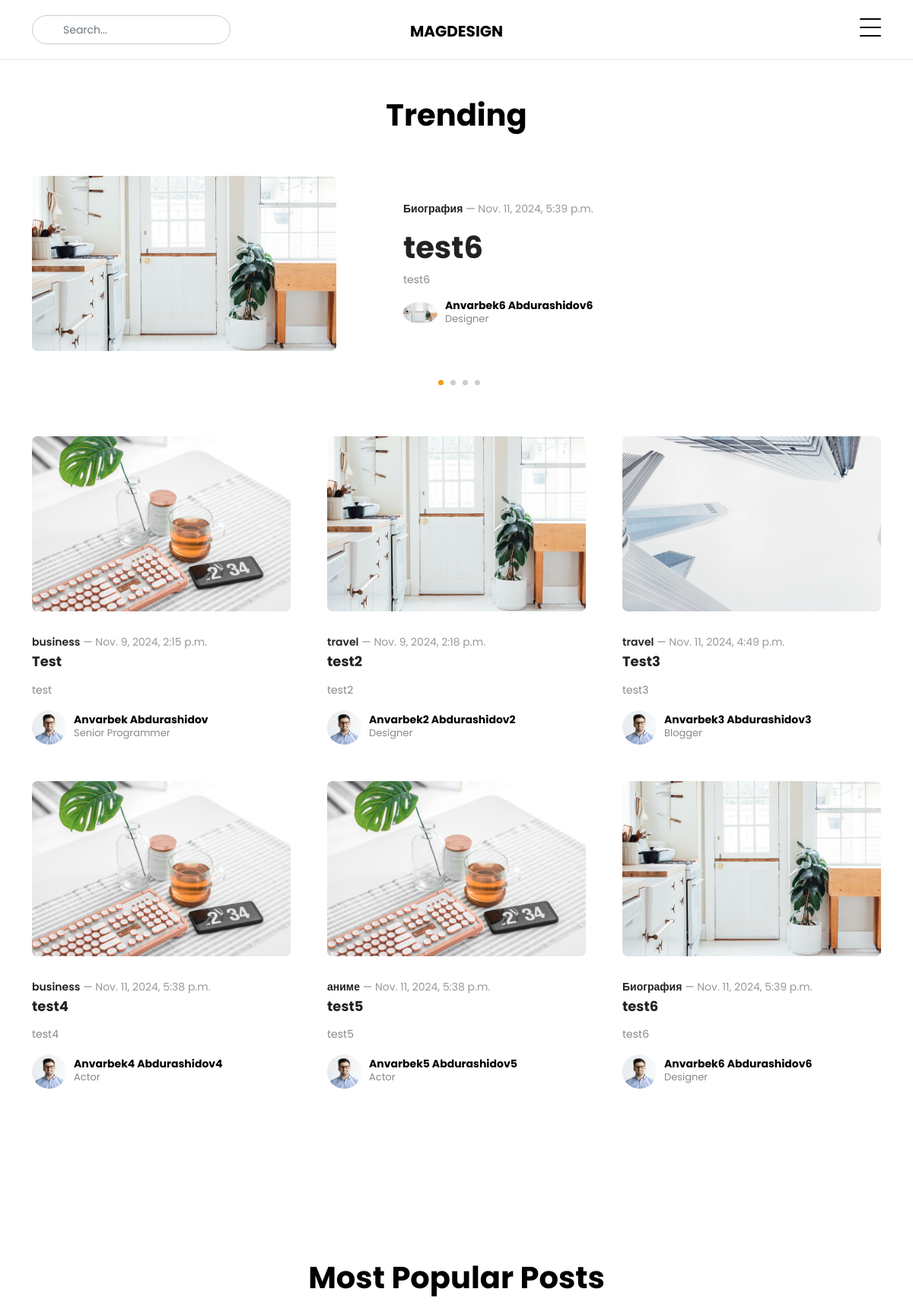
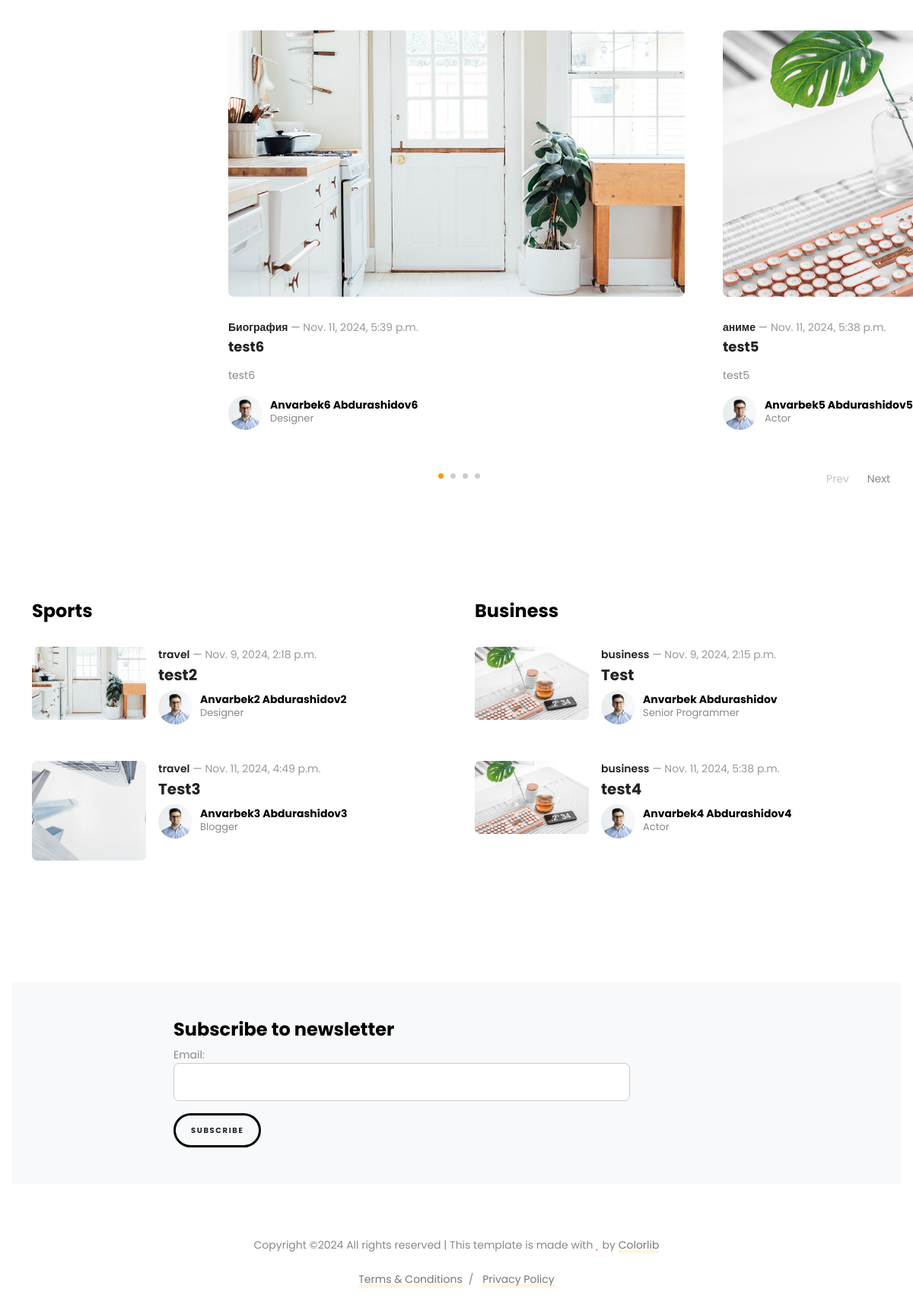
The page / on the database its author committed (2 pictures, top to bottom).
### magazine/models.py (models this page shows, shortened)
class Post(models.Model):
    image = models.ImageField(upload_to='posts_image/')
    category = models.CharField(max_length=221)
    title = models.CharField(max_length=221)
    description = RichTextField()
    description2 = RichTextField()
    author_image = models.ImageField(upload_to='author_image/')
    author_name = models.CharField(max_length=221)
    author_job = models.CharField(max_length=221)
    post_add_time = models.DateTimeField(auto_now_add=True)

### magazine/views.py (the view)
# urls.py: path('', index, name='index'),
def index(request):
    post = Post.objects.all()
    post_business = Post.objects.filter(category='business')[:3]
    post_travel = Post.objects.filter(category='travel')[:3]
    recently_posts = Post.objects.order_by('-id')[:4]
    category = Post.objects.values_list('category', flat=True).distinct()
    category_post = Post.objects.all()[:3]
    email_form = EmailForm()
    if request.method == 'POST':
        email_form = EmailForm(data=request.POST)
        if email_form.is_valid:
            email_form.save()
    context = {
        'index': post,
        'email_form': email_form,
        'recently_posts': recently_posts,
        'category_post': category_post,
        'categories': category,
        'post_business': post_business,
        'post_travel': post_travel,
    }
    return render(request, 'index.html', context)

### magazine/forms.py
class EmailForm(forms.ModelForm):
    class Meta:
        model = SendEmail
        fields = '__all__'
        widgets = {
            'email': forms.TextInput(attrs={'class': 'form-control', 'style': 'width: 600px; border'}),
        }

### templates/index.html (shortened to what this page needs)
<!doctype html>
{% load static %}
<html lang="en">
<head>
    <link rel="stylesheet" href="{% static 'fonts/icomoon/style.css'  %}">
    <link rel="stylesheet" href="{% static 'fonts/flaticon/font/flaticon.css' %}">
    <link rel="stylesheet" href="{% static 'css/tiny-slider.css' %}">
    <link rel="stylesheet" href="{% static 'css/glightbox.min.css' %}">
    <link rel="stylesheet" href="{% static 'css/aos.css' %}">
    <link rel="stylesheet" href="{% static 'css/style.css' %}">
</head>
<body>
<nav class="site-nav">
    <div class="container">
        <div class="site-navigation">
            <div class="row">
                <div class="col-md-6 text-center order-1 order-md-2 mb-3 mb-md-0">
                    <a href="{% url 'index' %}" class="logo m-0 text-uppercase">MagDesign</a>
                </div>
                <div class="col-md-3 order-3 order-md-1">
                    <form action="{% url 'search' %}" class="search-form">
                        <input name="search" type="search" class="form-control" placeholder="Search...">
                    </form>
                </div>
                <div class="col-md-3 text-end order-2 order-md-3 mb-3 mb-md-0">
                    <div class="d-flex">
                        <a
                                class="burger ms-auto float-end site-menu-toggle js-menu-toggle d-inline-block"
                                data-toggle="collapse" data-target="#main-navbar">
                            <span></span>
                        </a>
                    </div>
                </div>
            </div>
        </div>
    </div>
</nav>
<div class="section pt-5 pb-0">
    <div class="container">
        <div class="row justify-content-center mb-5">
            <div class="col-lg-7 text-center">
                <h2 class="heading">Trending</h2>
            </div>
        </div>
        <div class="row">
            <div class="col-lg-12">
                <div class="posts-slide-wrap">
                    <div class="posts-slide" id="posts-slide">
                        {% for post in recently_posts %}
                        <div class="item">
                            <div class="post-entry d-lg-flex">
                                <div class="me-lg-5 thumbnail mb-4 mb-lg-0">
                                    <a href="{% url 'details' post.id %}">
                                        <img src="{{ post.image.url }}" alt="Image" class="img-fluid"
                                             style="height: 230px; width: 400px">
                                    </a>
                                </div>
                                <div class="content align-self-center">
                                    <div class="post-meta mb-3">
                                        <a href="{% url 'index' %}" class="category">{{post.category}}</a>
                                        &mdash;
                                        <span class="date">{{post.post_add_time}}</span>
                                    </div>
                                    <h2 class="heading"><a href="{% url 'details' post.id %}">{{post.title}}</a></h2>
                                    <p>{{post.description}}</p>
                                    <a href="{% url 'index' %}" class="post-author d-flex align-items-center">
                                        <div class="author-pic">
                                            <img src="{{post.image.url}}" alt="Image">
                                        </div>
                                        <div class="text">
                                            <strong>{{post.author_name}}</strong>
                                            <span>{{post.author_job}}</span>
                                        </div>
                                    </a>
                                </div>
                            </div>
                        </div>
                        {% endfor %}
                    </div>
                </div>
            </div>
        </div>
    </div>
</div>
<div class="section">
    <div class="container">
        <div class="row g-5">
            {% for post in index %}
            <div class="col-lg-4">
                <div class="post-entry d-block small-post-entry-v">
                    <div class="thumbnail">
                        <a href="{% url 'details' post.id %}">
                            <img src="{{post.image.url}}" alt="Image" class="img-fluid"
                                 style="height: 230px; width: 400px">
                        </a>
                    </div>
                    <div class="content">
                        <div class="post-meta mb-1">
                            <a href="{% url 'index' %}" class="category">{{post.category}}</a>
                            &mdash;
                            <span class="date">{{post.post_add_time}}</span>
                        </div>
                        <h2 class="heading mb-3"><a href="{% url 'details' post.id %}">{{post.title}}</a></h2>
                        <p>{{post.description}}</p>
                        <a href="{% url 'index' %}" class="post-author d-flex align-items-center">
                            <div class="author-pic">
                                <img src="{{post.author_image.url}}" alt="Image">
                            </div>
                            <div class="text">
                                <strong>{{post.author_name}}</strong>
                                <span>{{post.author_job}}</span>
                            </div>
                        </a>
                    </div>
                </div>
            </div>
            {% endfor %}
        </div>
    </div>
</div>
<div class="section">
    <div class="container">
        <div class="row justify-content-center mb-5">
            <div class="col-lg-7 text-center">
                <h2 class="heading">Most Popular Posts</h2>
            </div>
        </div>
    </div>
    <div class="most-popular-slider-wrap px-3 px-md-0">
        <div id="most-popular-nav">
            <span class="prev" data-controls="prev">Prev</span>
            <span class="next" data-controls="next">Next</span>
        </div>
        <div class="most-popular-slider" id="most-popular-center">
            {% for post in recently_posts %}
            <div class="item">
                <div class="post-entry d-block small-post-entry-v">
                    <div class="thumbnail">
                        <a href="{% url 'details' post.id %}">
                            <img src="{{post.image.url}}" alt="Image" class="img-fluid"
                                 style="height: 350px; width: 650px">
                        </a>
                    </div>
                    <div class="content">
                        <div class="post-meta mb-1">
                            <a href="{% url 'index' %}" class="category">{{post.category}}</a>
                            &mdash;
                            <span class="date">{{post.post_add_time}}</span>
                        </div>
                        <h2 class="heading mb-3"><a href="{% url 'details' post.id %}">{{post.title}}</a></h2>
                        <p>{{post.description}}</p>
                        <a href="{% url 'index' %}" class="post-author d-flex align-items-center">
                            <div class="author-pic">
                                <img src="{{post.author_image.url}}" alt="Image">
                            </div>
                            <div class="text">
                                <strong>{{post.author_name}}</strong>
                                <span>{{post.author_job}}</span>
                            </div>
                        </a>
                    </div>
                </div>
            </div>
            {% endfor %}
        </div>
    </div>
</div>
<div class="section">
    <div class="container">
        <div class="row g-5">
            <div class="col-lg-6">
                <div class="row mb-4">
                    <div class="col-12">
                        <h2 class="h4 fw-bold">Sports</h2>
                    </div>
                </div>
                <div class="row justify-content-center">
                    {% for post in post_travel %}
                    <div class="col-lg-12">
                        <div class="post-entry d-md-flex xsmall-horizontal mb-5">
                            <div class="me-md-3 thumbnail mb-3 mb-md-0">
                                <a href="{% url 'details' post.id  %}">
                                    <img src="{{post.image.url}}" alt="Image" class="img-fluid">
                                </a>
                            </div>
                            <div class="content">
                                <div class="post-meta mb-1">
                                    <a href="{% url 'index' %}" class="category">{{post.category}}</a>
                                    &mdash;
                                    <span class="date">{{post.post_add_time}}</span>
                                </div>
                                <h2 class="heading"><a href="{% url 'details' post.id  %}">{{post.title}}</a></h2>
                                <a href="{% url 'index' %}" class="post-author d-flex align-items-center">
                                    <div class="author-pic">
                                        <img src="{{post.author_image.url}}" alt="Image">
                                    </div>
                                    <div class="text">
                                        <strong>{{post.author_name}}</strong>
                                        <span>{{post.author_job}}</span>
                                    </div>
                                </a>
                            </div>
                        </div>
                    </div>
                    {% endfor %}
                </div>
            </div>
            <div class="col-lg-6">
                <div class="row mb-4">
                    <div class="col-12">
                        <h2 class="h4 fw-bold">Business</h2>
                    </div>
                </div>
                <div class="row justify-content-center">
                    {% for post in post_business %}
                    <div class="col-lg-12">
                        <div class="post-entry d-md-flex xsmall-horizontal mb-5">
                            <div class="me-md-3 thumbnail mb-3 mb-md-0">
                                <a href="{% url 'details' post.id  %}">
                                    <img src="{{post.image.url}}" alt="Image" class="img-fluid">
                                </a>
                            </div>
                            <div class="content">
                                <div class="post-meta mb-1">
                                    <a href="{% url 'index' %}" class="category">{{post.category}}</a>
                                    &mdash;
                                    <span class="date">{{post.post_add_time}}</span>
                                </div>
                                <h2 class="heading"><a href="{% url 'details' post.id  %}">{{post.title}}</a></h2>
                                <a href="{% url 'index' %}" class="post-author d-flex align-items-center">
                                    <div class="author-pic">
                                        <img src="{{post.author_image.url}}" alt="Image">
                                    </div>
                                    <div class="text">
                                        <strong>{{post.author_name}}</strong>
                                        <span>{{post.author_job}}</span>
                                    </div>
                                </a>
                            </div>
                        </div>
                    </div>
                    {% endfor %}
                </div>
            </div>
        </div>
    </div>
</div>
<div class="py-5 bg-light mx-md-3 sec-subscribe">
    <div class="container" style="margin-left: 200px">
        <div class="row">
            <div class="col-lg-12">
                <h2 class="h4 fw-bold">Subscribe to newsletter</h2>
            </div>
        </div>
        <form method="post">
            <div style="width: 800px; ">
                {{email_form.as_p}}
            </div>
            <button type="submit" class="btn btn-warning" style="border: solid black">Subscribe</button>
        </form>
    </div>
</div>
<div class="site-footer">
    <div class="container">
        <div class="row justify-content-center copyright">
            <div class="col-lg-7 text-center">
                <div class="widget">
                    <p>Copyright &copy;<script>document.write(new Date().getFullYear());</script>
                        All rights reserved | This template is made with <i class="icon-heart text-danger"
                                                                            aria-hidden="true"></i> by <a
                                href="https://colorlib.com" target="_blank" rel="nofollow noopener">Colorlib</a>
                    </p>
                    <div class="d-block">
                        <a href="index.html#" class="m-2">Terms &amp; Conditions</a>/
                        <a href="index.html#" class="m-2">Privacy Policy</a>
                    </div>
                </div>
            </div>
        </div>
    </div>
</div>
</body>
</html>

### static/css/tiny-slider.css (style rules this page uses)
.tns-slider { -webkit-transition:all 0s;-moz-transition:all 0s;transition:all 0s }
.tns-slider>.tns-item { -webkit-box-sizing:border-box;-moz-box-sizing:border-box;box-sizing:border-box }
.tns-horizontal.tns-subpixel { white-space:nowrap }
.tns-horizontal.tns-subpixel>.tns-item { display:inline-block;vertical-align:top;white-space:normal }

### rows shown on the page
Post: image (picture), category "Биография", post_add_time "Nov. 11, 2024, 5:39 p.m.", title "test6", description "test6", author_name "Anvarbek6 Abdurashidov6", author_job "Designer", author_image (picture)
Post: image (picture), category "business", post_add_time "Nov. 9, 2024, 2:15 p.m.", title "Test", description "test", author_image (picture), author_name "Anvarbek Abdurashidov", author_job "Senior Programmer"
Post: image (picture), category "travel", post_add_time "Nov. 9, 2024, 2:18 p.m.", title "test2", description "test2", author_image (picture), author_name "Anvarbek2 Abdurashidov2", author_job "Designer"
Post: image (picture), category "travel", post_add_time "Nov. 11, 2024, 4:49 p.m.", title "Test3", description "test3", author_image (picture), author_name "Anvarbek3 Abdurashidov3", author_job "Blogger"
Post: image (picture), category "business", post_add_time "Nov. 11, 2024, 5:38 p.m.", title "test4", description "test4", author_image (picture), author_name "Anvarbek4 Abdurashidov4", author_job "Actor"
Post: image (picture), category "аниме", post_add_time "Nov. 11, 2024, 5:38 p.m.", title "test5", description "test5", author_image (picture), author_name "Anvarbek5 Abdurashidov5", author_job "Actor"
